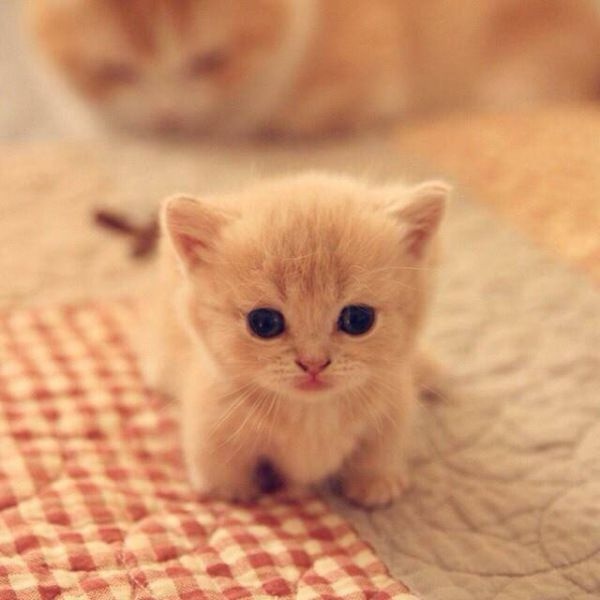
#> input picture cute cat.jpg, 600 x 600 px
$ python 'IT1007 Lab 5.py'   (older library calls are emulated)
#> lines starting #> are read from the running program, lines starting #| are printed output that depends on the picture
from scipy import misc, ndimage
import imageio
import matplotlib.pyplot as plt
import numpy as np
from circle_pic import circle_pic
import circle_pic
import gauss_filter
import rotate_image


# Complete Q1 below
# [35 lines left out: functions show_an_image, put_behind_bar, mirror_image, not called in this run]


# Complete Q4 below
def put_behind_bar_transparent(filename):
#> called with filename = 'cute cat.jpg'
    filename = imageio.imread_v2(filename)
#> filename is the input picture: shape (600, 600, 3); mean R, G, B 207.4, 150.2, 109.3
    for i in range(0, filename.shape[0]):
        for j in range(0, filename.shape[1]):
            if (j // 50) % 2 == 0:
                filename[i][j] = filename[i][j] / 2
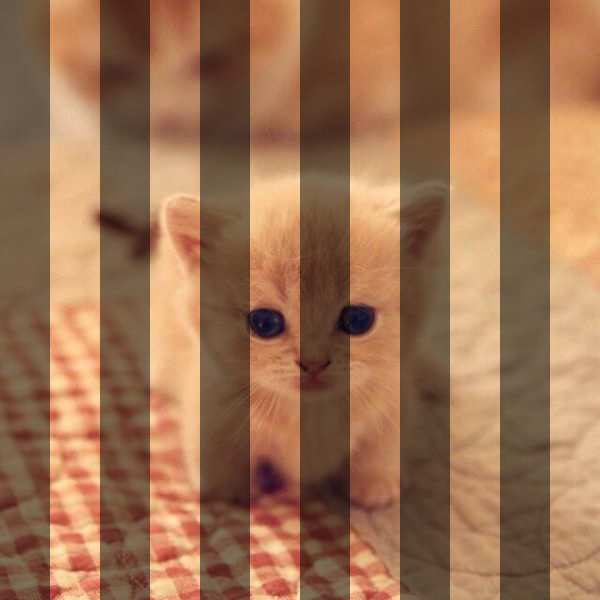
#> filename: shape (600, 600, 3); mean R, G, B 155.3, 112.5, 81.8
    # misc.imsave('put_behind_bar_transparent_output.jpg', filename)
    plt.imshow(filename)
    plt.show()


# Complete Q5 below
# [15 lines left out: function image_processor, not called in this run]


# uncomment the following for your own testing
# show_an_image('cute cat.jpg')
# put_behind_bar("cute cat.jpg")
# mirror_image('cute cat.jpg')
put_behind_bar_transparent('cute cat.jpg')
# image_processor()
